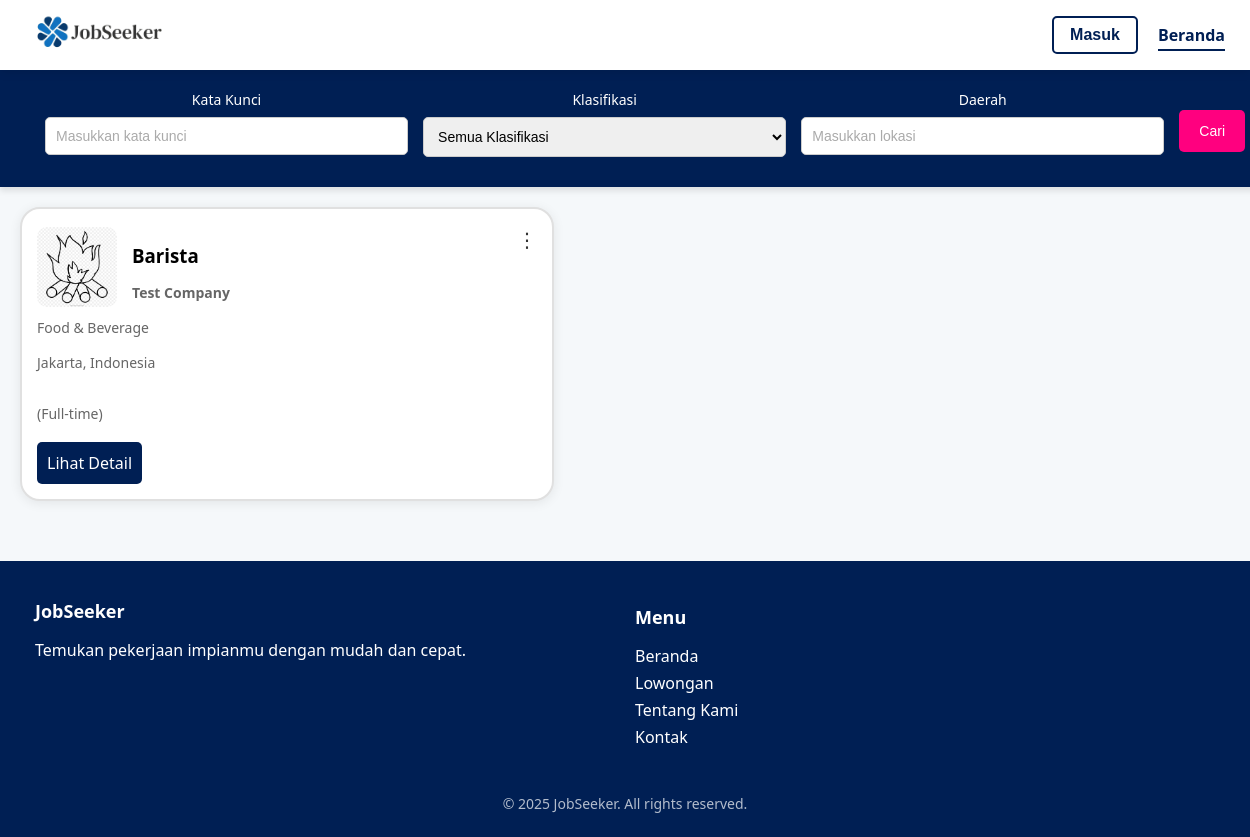
The page /index2.php on the database as committed earlier.
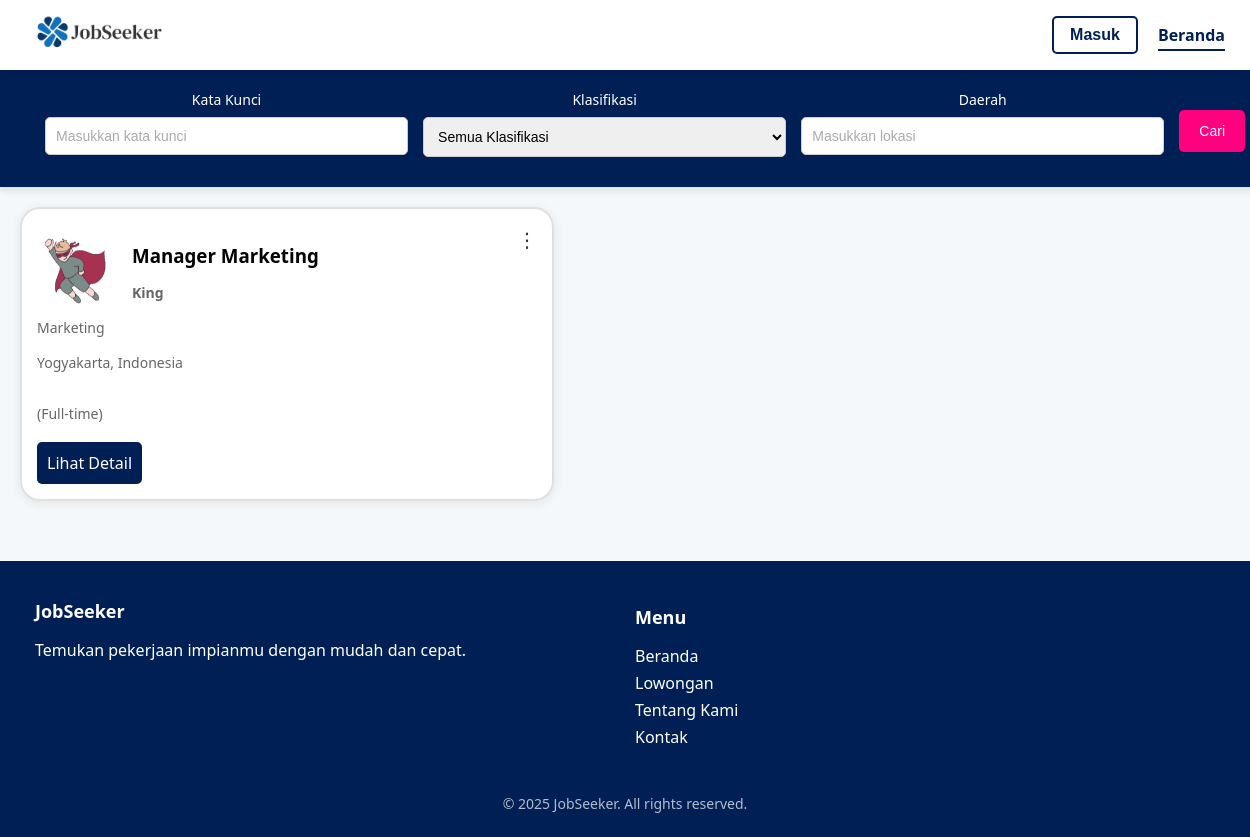
The same page on the database as committed later.
### tables this page shows
CREATE TABLE `lowongan` (
  `id` int(11) NOT NULL,
  `employer_id` int(11) NOT NULL,
  `judul` varchar(100) NOT NULL,
  `perusahaan` varchar(100) NOT NULL,
  `kategori` varchar(50) NOT NULL,
  `lokasi` varchar(100) NOT NULL,
  `gaji_min` int(11) NOT NULL,
  `gaji_max` int(11) NOT NULL,
  `gaji_display` varchar(100) NOT NULL,
  `tipe` varchar(20) NOT NULL,
  `logo` varchar(255) NOT NULL,
  `deskripsi` text NOT NULL,
  `kualifikasi` text NOT NULL,
  `batas_lamaran` date DEFAULT NULL,
  `created_at` timestamp NOT NULL DEFAULT current_timestamp(),
  `updated_at` timestamp NOT NULL DEFAULT current_timestamp() ON UPDATE current_timestamp()
);

### index2.php (the view, shortened to what this page needs)
<?php
include 'koneksi.php';
$keyword  = $_GET['keyword'] ?? '';
$lokasi   = $_GET['lokasi'] ?? '';
$sql = "SELECT * FROM lowongan WHERE 1=1";
$sql .= " ORDER BY id DESC";
$result = $conn->query($sql);
?>
<!DOCTYPE html>
<html lang="id">
<head>
  <link rel="stylesheet" href="styles/index.css?v=<?= time(); ?>">
</head>
<body>
<?php include 'navbar.php' ?>
  <div class="search-box">
    <form method="GET">
      <div class="search-group">
        <div class="search-field">
          <label for="keyword">Kata Kunci</label>
          <input type="text" name="keyword" placeholder="Masukkan kata kunci" value="<?= htmlspecialchars($keyword) ?>">
        </div>
        <div class="search-field">
          <label for="kategori">Klasifikasi</label>
          <select name="kategori">
          <option value="">Semua Klasifikasi</option>
          </select>
        </div>
        <div class="search-field">
          <label for="lokasi">Daerah</label>
          <input type="text" name="lokasi" placeholder="Masukkan lokasi" value="<?= htmlspecialchars($lokasi) ?>">
        </div>
        <button type="submit">Cari</button>
      </div>
    </form>
  </div>
  <div class="job-list">
    <?php if ($result && $result->num_rows > 0): ?>
      <?php while($row = $result->fetch_assoc()): ?>
        <div class="job-card">
          <div class="job-header">
            <div class="job-logo-container">
              <img src="<?= htmlspecialchars($row['logo']) ?>" alt="Logo <?= htmlspecialchars($row['perusahaan']) ?>">
            </div>
            <div class="job-info">
              <h3><?= htmlspecialchars($row['judul']) ?></h3>
              <p class="corp"><?= htmlspecialchars($row['perusahaan']) ?></p>
            </div>
            <div class="menu-container">
              <button class="menu-button">⋮</button>
            </div>
          </div>
          <p><?= htmlspecialchars($row['kategori']) ?></p>
          <p><?= htmlspecialchars($row['lokasi']) ?></p>
          <p>(<?= htmlspecialchars($row['tipe']) ?>)</p>
          <div class="job-button-container">
            <a href="detail.php?slug=<?= urlencode($row['slug']) ?>">Lihat Detail</a>
          </div>
        </div>
      <?php endwhile; ?>
    <?php else: ?>
      <p style="text-align:center;">Tidak ada lowongan ditemukan.</p>
    <?php endif; ?>
  </div>
  <footer class="footer">
    <div class="footer-container">
      <div class="footer-section">
        <h3>JobSeeker</h3>
        <p>Temukan pekerjaan impianmu dengan mudah dan cepat.</p>
      </div>
      <div class="footer-section">
        <h4>Menu</h4>
        <ul>
          <li><a href="/index.php">Beranda</a></li>
          <li><a href="/index.php">Lowongan</a></li>
          <li><a href="#">Tentang Kami</a></li>
          <li><a href="#">Kontak</a></li>
        </ul>
      </div>
    </div>
    <p class="footer-copy">&copy; 2025 JobSeeker. All rights reserved.</p>
  </footer>
</body>
</html>

Rows that differ between the two databases and show on the page:
removed lowongan: logo (picture), judul "Barista", perusahaan "Test Company", kategori "Food & Beverage", lokasi "Jakarta, Indonesia", tipe "Full-time"
added lowongan: logo (picture), judul "Manager Marketing", perusahaan "King", kategori "Marketing", lokasi "Yogyakarta, Indonesia", tipe "Full-time"
